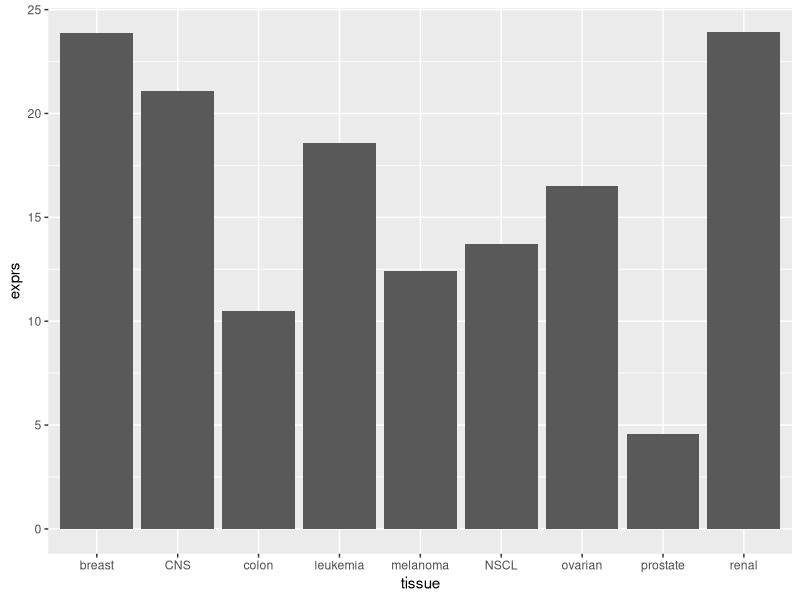
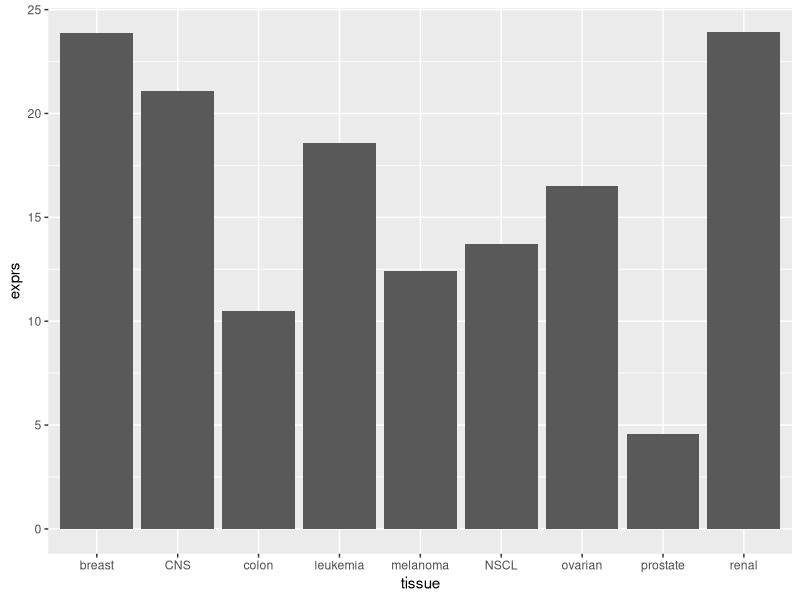

Recreate these plots in R, in order.
## ---- chunk 1
### We use the code chunk option "include=FALSE" because we don't need to print this information

### Global knitr options
knitr::opts_chunk$set(echo = TRUE)

### Load packages/libraries that we will need
library(tidyverse)
## ---- chunk 2
exprs <- read_csv("TP53_exprs.csv")
## ---- chunk 3
### Using geom_col
ggplot(exprs, aes(x = tissue, y = exprs)) +
  geom_col()

### Alternative, using geom_bar
ggplot(exprs, aes(x = tissue, y = exprs)) +
  geom_bar(stat = "identity")
## ---- chunk 4
### Enter code in here
## ---- chunk 5
### Enter code in here

## ---- chunk 6
### Enter code in here

## ---- chunk 7
### Enter code in here

## ---- chunk 8
### Enter code in here

## ---- chunk 9
### Enter code in here

## ---- chunk 10
### Enter code in here

## ---- chunk 11
### Enter code in here

## ---- chunk 12
### Enter code in here

## ---- chunk 13
### Enter code in here

## ---- chunk 14
### Enter code in here

## ---- chunk 15
### Enter code in here

## ---- chunk 16
### Enter code in here

## ---- chunk 17
### Enter code in here

## ---- chunk 18
### Enter code in here

## ---- chunk 19
sessionInfo()
